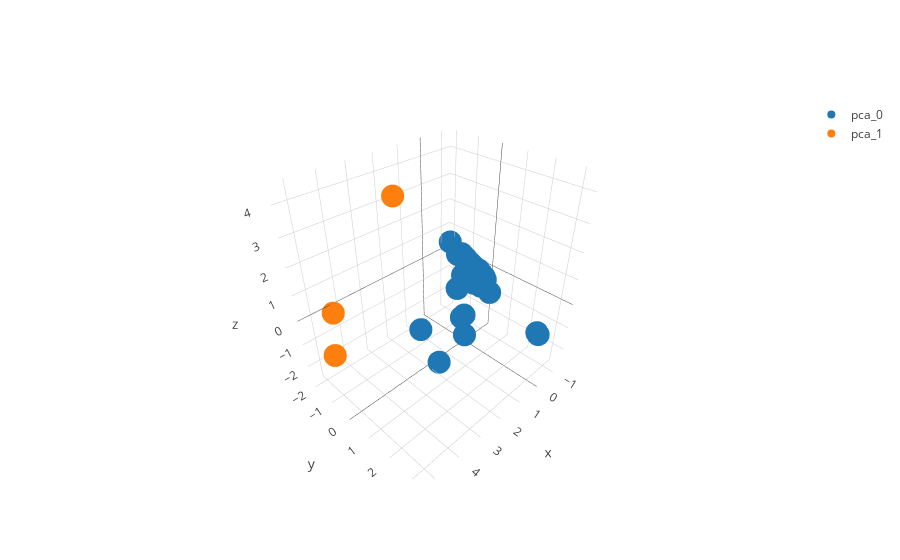
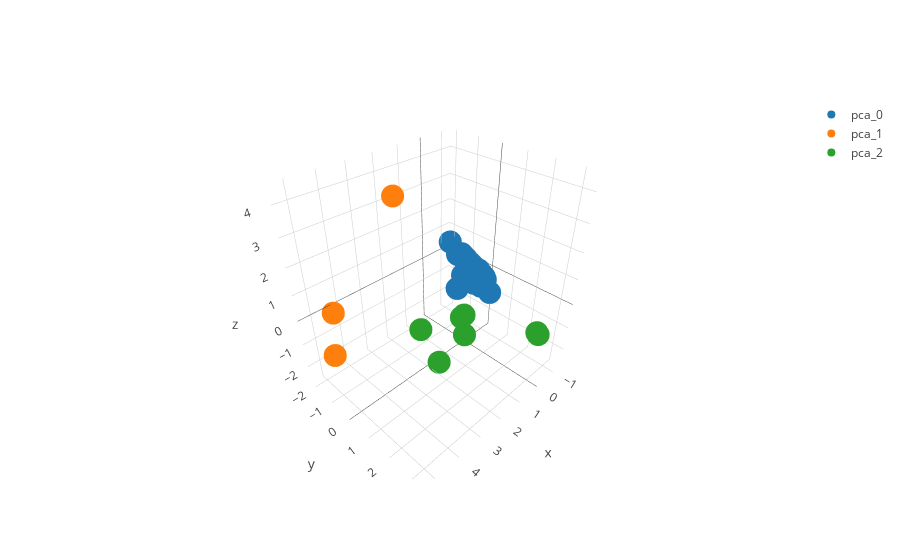
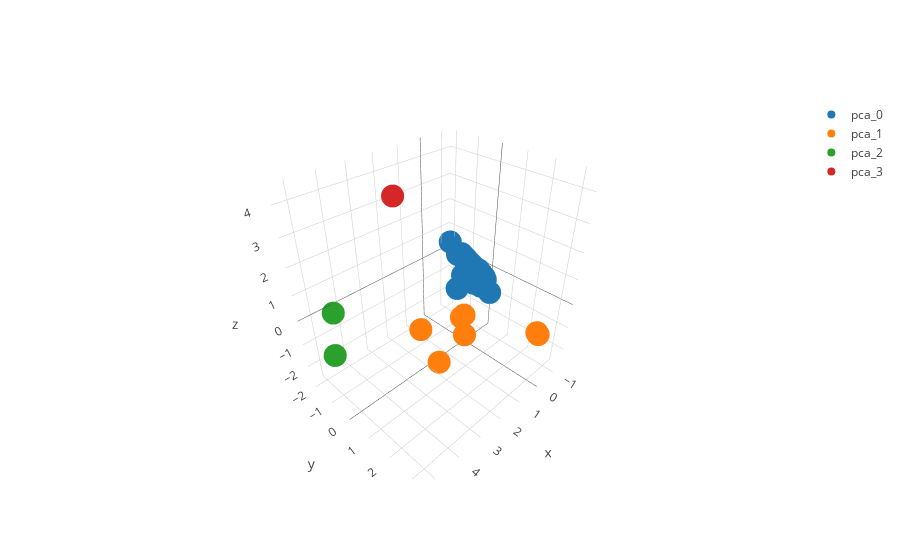

Write notebook code for charts like these, in order.
### Code cell
# pca_3[kmeans.labels_==1,:]

import sklearn.cluster as cluster
for n in [2, 3, 4, 5, 6]:
    kmeans = cluster.KMeans(n_clusters=n, random_state=1).fit(pca_3)
    kmeans.labels_
    kmeans.cluster_centers_

    data = [go.Scatter3d(x=pca_3[kmeans.labels_==i,:][:,0],
                         y=pca_3[kmeans.labels_==i,:][:,1],
                         z=pca_3[kmeans.labels_==i,:][:,2],
                         name=f'pca_{i}',
                        mode = 'markers' ##不要line
                        )
            for i in list(np.unique(kmeans.labels_))]

    iplot(data,filename='pca_3')
